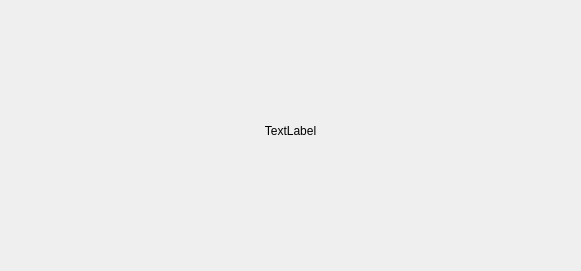
<?xml version="1.0" encoding="UTF-8"?>
<ui version="4.0">
 <class>PasswordDialog</class>
 <widget class="QDialog" name="PasswordDialog">
  <property name="windowModality">
   <enum>Qt::NonModal</enum>
  </property>
  <property name="geometry">
   <rect>
    <x>0</x>
    <y>0</y>
    <width>581</width>
    <height>271</height>
   </rect>
  </property>
  <property name="font">
   <font>
    <weight>50</weight>
    <bold>false</bold>
   </font>
  </property>
  <property name="focusPolicy">
   <enum>Qt::TabFocus</enum>
  </property>
  <property name="acceptDrops">
   <bool>true</bool>
  </property>
  <property name="windowTitle">
   <string>Open Encrypted Volume</string>
  </property>
  <property name="modal">
   <bool>false</bool>
  </property>
  <widget class="QPushButton" name="PushButtonOpen">
   <property name="geometry">
    <rect>
     <x>180</x>
     <y>240</y>
     <width>111</width>
     <height>31</height>
    </rect>
   </property>
   <property name="text">
    <string>&amp;Open</string>
   </property>
   <property name="autoDefault">
    <bool>true</bool>
   </property>
   <property name="default">
    <bool>true</bool>
   </property>
  </widget>
  <widget class="QPushButton" name="PushButtonCancel">
   <property name="geometry">
    <rect>
     <x>290</x>
     <y>240</y>
     <width>111</width>
     <height>31</height>
    </rect>
   </property>
   <property name="text">
    <string>&amp;Cancel</string>
   </property>
   <property name="autoDefault">
    <bool>true</bool>
   </property>
   <property name="default">
    <bool>false</bool>
   </property>
  </widget>
  <widget class="QCheckBox" name="checkBoxReadOnly">
   <property name="geometry">
    <rect>
     <x>140</x>
     <y>70</y>
     <width>331</width>
     <height>31</height>
    </rect>
   </property>
   <property name="text">
    <string>Mount In &amp;Read Only Mode</string>
   </property>
   <property name="checked">
    <bool>false</bool>
   </property>
  </widget>
  <widget class="QPushButton" name="PushButtonMountPointPath">
   <property name="geometry">
    <rect>
     <x>440</x>
     <y>40</y>
     <width>31</width>
     <height>31</height>
    </rect>
   </property>
   <property name="toolTip">
    <string>select mount point path</string>
   </property>
   <property name="text">
    <string/>
   </property>
   <property name="autoDefault">
    <bool>true</bool>
   </property>
  </widget>
  <widget class="QPushButton" name="PushButtonVolumePath">
   <property name="geometry">
    <rect>
     <x>440</x>
     <y>10</y>
     <width>31</width>
     <height>31</height>
    </rect>
   </property>
   <property name="toolTip">
    <string>open volume path</string>
   </property>
   <property name="text">
    <string/>
   </property>
   <property name="autoDefault">
    <bool>true</bool>
   </property>
   <property name="flat">
    <bool>false</bool>
   </property>
  </widget>
  <widget class="QLineEdit" name="PassPhraseField">
   <property name="geometry">
    <rect>
     <x>140</x>
     <y>210</y>
     <width>301</width>
     <height>31</height>
    </rect>
   </property>
   <property name="maxLength">
    <number>100</number>
   </property>
   <property name="echoMode">
    <enum>QLineEdit::Password</enum>
   </property>
  </widget>
  <widget class="QPushButton" name="pushButtonPassPhraseFromFile">
   <property name="geometry">
    <rect>
     <x>470</x>
     <y>210</y>
     <width>31</width>
     <height>31</height>
    </rect>
   </property>
   <property name="toolTip">
    <string>open key file</string>
   </property>
   <property name="text">
    <string/>
   </property>
   <property name="autoDefault">
    <bool>true</bool>
   </property>
  </widget>
  <widget class="QLineEdit" name="OpenVolumePath">
   <property name="geometry">
    <rect>
     <x>140</x>
     <y>10</y>
     <width>301</width>
     <height>31</height>
    </rect>
   </property>
  </widget>
  <widget class="QLineEdit" name="MountPointPath">
   <property name="geometry">
    <rect>
     <x>140</x>
     <y>40</y>
     <width>301</width>
     <height>31</height>
    </rect>
   </property>
  </widget>
  <widget class="QLabel" name="labelPassphrase">
   <property name="geometry">
    <rect>
     <x>0</x>
     <y>210</y>
     <width>131</width>
     <height>31</height>
    </rect>
   </property>
   <property name="text">
    <string>Key</string>
   </property>
   <property name="alignment">
    <set>Qt::AlignRight|Qt::AlignTrailing|Qt::AlignVCenter</set>
   </property>
   <property name="wordWrap">
    <bool>true</bool>
   </property>
  </widget>
  <widget class="QLabel" name="labelMoutPointPath">
   <property name="geometry">
    <rect>
     <x>10</x>
     <y>40</y>
     <width>121</width>
     <height>31</height>
    </rect>
   </property>
   <property name="text">
    <string>Mount Name</string>
   </property>
   <property name="alignment">
    <set>Qt::AlignRight|Qt::AlignTrailing|Qt::AlignVCenter</set>
   </property>
   <property name="wordWrap">
    <bool>true</bool>
   </property>
  </widget>
  <widget class="QLabel" name="labelVolumePath">
   <property name="geometry">
    <rect>
     <x>10</x>
     <y>10</y>
     <width>121</width>
     <height>31</height>
    </rect>
   </property>
   <property name="text">
    <string>Volume Path</string>
   </property>
   <property name="alignment">
    <set>Qt::AlignRight|Qt::AlignTrailing|Qt::AlignVCenter</set>
   </property>
   <property name="wordWrap">
    <bool>true</bool>
   </property>
  </widget>
  <widget class="QPushButton" name="pbKeyOption">
   <property name="geometry">
    <rect>
     <x>440</x>
     <y>210</y>
     <width>31</width>
     <height>31</height>
    </rect>
   </property>
   <property name="text">
    <string/>
   </property>
  </widget>
  <widget class="QComboBox" name="cbKeyType">
   <property name="geometry">
    <rect>
     <x>140</x>
     <y>180</y>
     <width>301</width>
     <height>31</height>
    </rect>
   </property>
   <item>
    <property name="text">
     <string>Key</string>
    </property>
   </item>
   <item>
    <property name="text">
     <string>KeyFile</string>
    </property>
   </item>
   <item>
    <property name="text">
     <string>Key+KeyFile</string>
    </property>
   </item>
   <item>
    <property name="text">
     <string>Plugin</string>
    </property>
   </item>
  </widget>
  <widget class="QCheckBox" name="cbShareMountPoint">
   <property name="geometry">
    <rect>
     <x>140</x>
     <y>90</y>
     <width>301</width>
     <height>41</height>
    </rect>
   </property>
   <property name="text">
    <string>&amp;Share Mount Point</string>
   </property>
  </widget>
  <widget class="QComboBox" name="cbVolumeType">
   <property name="geometry">
    <rect>
     <x>140</x>
     <y>120</y>
     <width>301</width>
     <height>31</height>
    </rect>
   </property>
   <item>
    <property name="text">
     <string>LUKS/TrueCrypt/BitLocker</string>
    </property>
   </item>
   <item>
    <property name="text">
     <string>VeraCrypt</string>
    </property>
   </item>
   <item>
    <property name="text">
     <string>PLAIN dm-crypt</string>
    </property>
   </item>
  </widget>
  <widget class="QLabel" name="labelVolumeType">
   <property name="geometry">
    <rect>
     <x>10</x>
     <y>120</y>
     <width>121</width>
     <height>31</height>
    </rect>
   </property>
   <property name="text">
    <string>Volume Type</string>
   </property>
   <property name="alignment">
    <set>Qt::AlignRight|Qt::AlignTrailing|Qt::AlignVCenter</set>
   </property>
   <property name="wordWrap">
    <bool>true</bool>
   </property>
  </widget>
  <widget class="QPushButton" name="pushButtonPlainDmCryptOptions">
   <property name="geometry">
    <rect>
     <x>440</x>
     <y>120</y>
     <width>31</width>
     <height>31</height>
    </rect>
   </property>
   <property name="text">
    <string/>
   </property>
  </widget>
  <widget class="QLineEdit" name="lineEditVolumeProperty">
   <property name="geometry">
    <rect>
     <x>140</x>
     <y>150</y>
     <width>301</width>
     <height>29</height>
    </rect>
   </property>
   <property name="echoMode">
    <enum>QLineEdit::Password</enum>
   </property>
  </widget>
  <widget class="QLabel" name="labelVolumeProperty">
   <property name="geometry">
    <rect>
     <x>10</x>
     <y>150</y>
     <width>121</width>
     <height>31</height>
    </rect>
   </property>
   <property name="text">
    <string/>
   </property>
   <property name="alignment">
    <set>Qt::AlignRight|Qt::AlignTrailing|Qt::AlignVCenter</set>
   </property>
  </widget>
  <widget class="QCheckBox" name="checkBoxVisibleKey">
   <property name="geometry">
    <rect>
     <x>440</x>
     <y>180</y>
     <width>31</width>
     <height>31</height>
    </rect>
   </property>
   <property name="text">
    <string/>
   </property>
  </widget>
  <widget class="QLabel" name="veraCryptWarning">
   <property name="geometry">
    <rect>
     <x>0</x>
     <y>-10</y>
     <width>581</width>
     <height>281</height>
    </rect>
   </property>
   <property name="autoFillBackground">
    <bool>true</bool>
   </property>
   <property name="frameShadow">
    <enum>QFrame::Raised</enum>
   </property>
   <property name="text">
    <string>TextLabel</string>
   </property>
   <property name="scaledContents">
    <bool>false</bool>
   </property>
   <property name="alignment">
    <set>Qt::AlignCenter</set>
   </property>
   <property name="wordWrap">
    <bool>true</bool>
   </property>
  </widget>
 </widget>
 <tabstops>
  <tabstop>OpenVolumePath</tabstop>
  <tabstop>PushButtonVolumePath</tabstop>
  <tabstop>MountPointPath</tabstop>
  <tabstop>PushButtonMountPointPath</tabstop>
  <tabstop>checkBoxReadOnly</tabstop>
  <tabstop>cbShareMountPoint</tabstop>
  <tabstop>cbVolumeType</tabstop>
  <tabstop>pushButtonPlainDmCryptOptions</tabstop>
  <tabstop>lineEditVolumeProperty</tabstop>
  <tabstop>cbKeyType</tabstop>
  <tabstop>checkBoxVisibleKey</tabstop>
  <tabstop>PassPhraseField</tabstop>
  <tabstop>pbKeyOption</tabstop>
  <tabstop>pushButtonPassPhraseFromFile</tabstop>
  <tabstop>PushButtonOpen</tabstop>
  <tabstop>PushButtonCancel</tabstop>
 </tabstops>
 <resources/>
 <connections/>
</ui>
